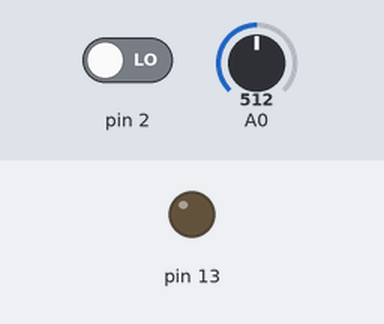
The sketch below on a simulated Arduino Uno, built with avr-gcc and run on an emulated ATmega328P. On the bench: output pins drawn as LEDs (lit = HIGH). The test bench sets the inputs (shaded band); at power-on: pin 2 LOW, A0 = 512.

Above: at 1.2 s.
1.3 s: pin 2 driven HIGH
At 1.8 s:
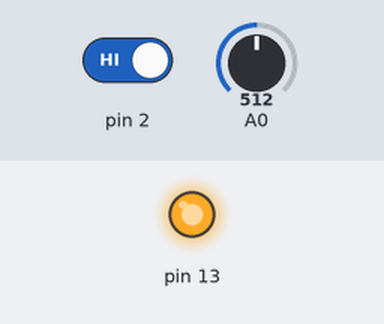
4.3 s: pin 2 driven LOW
At 5.3 s:
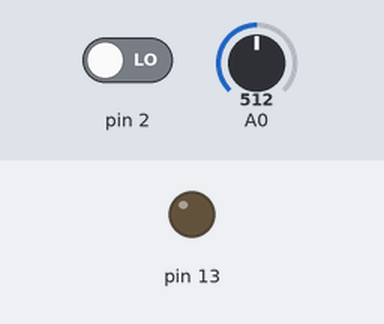
Timing chart, 0 to 7.3 s (numbered marks = the images above; inputs shaded):
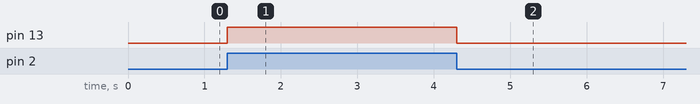

The sketch:

ctrl_midi.ino
```cpp
#include "botoes.h"
Botao botao(2,61,13);
Potenciometro potenciometro(0);

void setup() {
Serial.begin(115200); //o numero deve ser o baud configurado no hairless
}

void loop() {
botao.estado();
potenciometro.estado();

}
```

botoes.cpp
```cpp
#include "Arduino.h"
#include "botoes.h"
#include <MIDI.h>

  MIDI_CREATE_DEFAULT_INSTANCE();

  Botao::Botao(int pin, int note, int led){
  	pinMode(pin, INPUT);
  	pinMode(led, OUTPUT);
  	_pin=pin;
  	_note=note;
  	_led=led;
  }

  void Botao::estado(){
  	_nivel = digitalRead(_pin);
    if (_nivel == HIGH) {this->ativo();}
    else{this->inativo();}
  }

  void Botao::ativo(){
  	digitalWrite(_led, HIGH);
  	MIDI.sendNoteOn(_note,127,1); //sendNoteOn(NoteNumber, Velocity, Channel)
  	delay(1000);
  	MIDI.sendNoteOff(_note,0,1);
  	digitalWrite(_led, LOW);
  }

  void Botao::inativo(){
  	digitalWrite(_led, LOW);
  }

  Potenciometro::Potenciometro(int apin){
    pinMode(apin, INPUT);
    _apin=apin;
  }

 void Potenciometro::estado(){
  _val_novo=analogRead(_apin)/8; // /8 já que o range MIDI eh de 0-127
  if (_val_novo != _val_velho){this->ativo();}
 }

 void Potenciometro::ativo(){
  MIDI.sendControlChange(21,_val_novo,1); // 176 = CC command (channel 1 control change), 1 = Which Control, val = value read from Potentionmeter 1 NOTE THIS SAYS VAL not VA1 (lowercase of course)
  _val_velho = _val_novo;
  delay(100);
 }
```

botoes.h
```cpp
#ifndef botoes_h
#define botoes_h
#include "Arduino.h"
  class Botao{
    public:
    	Botao(int pin, int note, int led);
    	void estado();
    	void ativo();
    	void inativo();
    private:
    	int _pin;
    	int _note;
    	int _led;
    	int _nivel=LOW;
  };

  class Potenciometro{
    public:
      Potenciometro(int apin);
      void estado();
      void ativo();
    private:
      int _apin;
      int _val_novo;
      int _val_velho;
  };
#endif
```

Measured:
- after the input at 1.3 s, pin 13: LOW → HIGH at once
- after the input at 4.3 s, pin 13: HIGH → LOW at once
